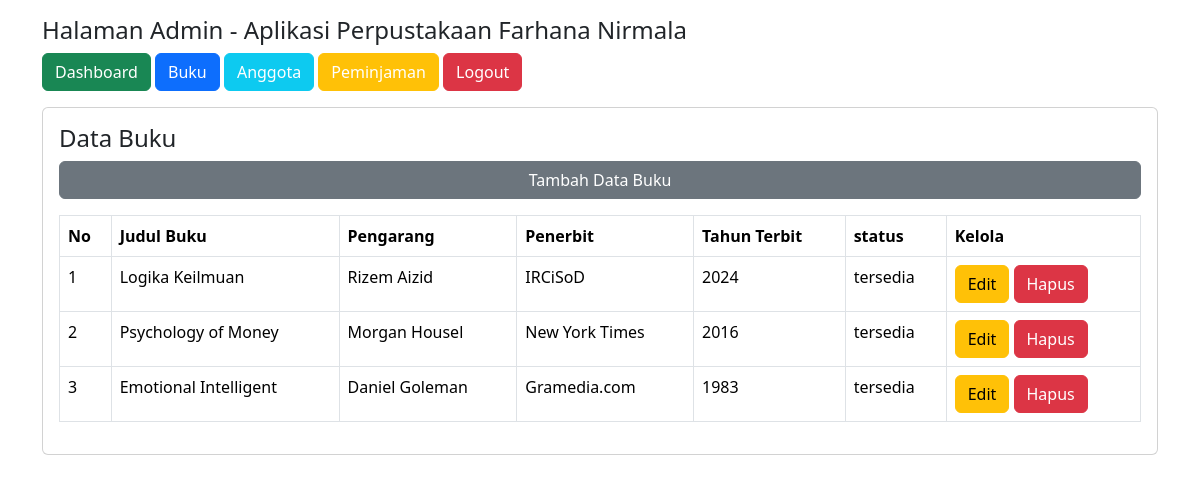
The app's page /admin/dashboard.php?halaman=data_buku with its own data.
### tables this page shows
CREATE TABLE `buku` (
  `id_buku` int(11) NOT NULL,
  `judul_buku` varchar(100) NOT NULL,
  `pengarang` varchar(100) NOT NULL,
  `penerbit` varchar(100) NOT NULL,
  `tahun_terbit` year(4) NOT NULL,
  `status` enum('tersedia','tidak') NOT NULL
);

### admin/data_buku.php (the view)
<h4>Data Buku</h4>
<a href="?halaman=input_buku" class="btn btn-secondary">
    Tambah Data Buku
</a>
<table class="table table-bordered mt-3">
    <tr class="fw-bold">
        <td>No</td>
        <td>Judul Buku</td>
        <td>Pengarang</td>
        <td>Penerbit</td>
        <td>Tahun Terbit</td>
        <td>status</td>
        <td>Kelola</td>
    </tr>
    <?php
    $no = 1;
    include'../koneksi.php';
    $query = "SELECT*FROM buku ORDER BY id_buku DESC";
    $data = mysqli_query($koneksi, $query);
    foreach($data as $buku){ ?>
    <tr>
        <td><?= $no++; ?></td>
        <td><?= $buku['judul_buku'] ?></td>
        <td><?= $buku['pengarang'] ?></td>
        <td><?= $buku['penerbit'] ?></td>
        <td><?= $buku['tahun_terbit'] ?></td>
        <td><?= $buku['status'] ?></td>
        <td>
            <a class="btn btn-warning" href="?halaman=edit_buku&id=<?= $buku['id_buku'] ?>">Edit</a>
            <a class="btn btn-danger" onclick="return confirm('Yakin data dihapus')" href="?halaman=hapus_buku&id=<?= $buku['id_buku'] ?>">Hapus</a>
        </td>
    </tr>
        <?php } ?>
</table>

### admin/dashboard.php (shortened to what this page needs)
<!DOCTYPE html>
<html lang="en">
<head>
    <link href="../css/bootstrap.min.css" rel="stylesheet">
</head>
<body>
    <div class="container mt-3">
        <h4>Halaman Admin - Aplikasi Perpustakaan Farhana Nirmala</h4>
        <a href="dashboard.php" class="btn btn-success text-white">Dashboard</a>
        <a href="?halaman=data_buku" class="btn btn-primary text-white">Buku</a>
        <a href="?halaman=data_anggota" class="btn btn-info text-white">Anggota</a>
        <a href="?halaman=data_peminjaman" class="btn btn-warning text-white">Peminjaman</a>
        <a href="logout.php" class="btn btn-danger text-white">Logout</a>
        <div class="card p-3 mt-3">
            <?php
            $halaman = isset($_GET['halaman']) ? $_GET['halaman'] : '';
            if (file_exists($halaman . ".php")) {
                include $halaman . ".php";
            } ?>
        </div>
    </div>
</body>
</html>

### records on screen
buku: judul_buku "Logika Keilmuan", pengarang "Rizem Aizid", penerbit "IRCiSoD", tahun_terbit "2024", status "tersedia"
buku: judul_buku "Psychology of Money", pengarang "Morgan Housel", penerbit "New York Times", tahun_terbit "2016", status "tersedia"
buku: judul_buku "Emotional Intelligent", pengarang "Daniel Goleman", penerbit "Gramedia.com", tahun_terbit "1983", status "tersedia"
